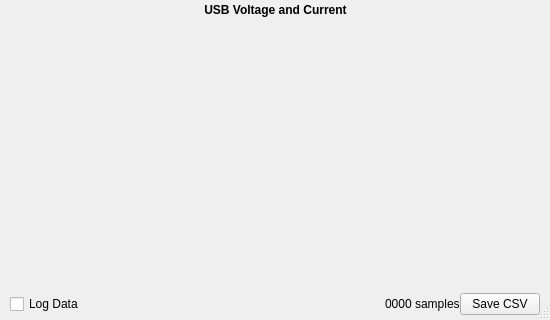
<?xml version="1.0" encoding="UTF-8"?>
<ui version="4.0">
 <class>PlotWindow</class>
 <widget class="QDialog" name="PlotWindow">
  <property name="geometry">
   <rect>
    <x>0</x>
    <y>0</y>
    <width>550</width>
    <height>320</height>
   </rect>
  </property>
  <property name="minimumSize">
   <size>
    <width>320</width>
    <height>320</height>
   </size>
  </property>
  <property name="windowTitle">
   <string>HubTool: Voltage and Current</string>
  </property>
  <property name="sizeGripEnabled">
   <bool>true</bool>
  </property>
  <layout class="QGridLayout" name="gridLayout" rowstretch="0">
   <property name="leftMargin">
    <number>0</number>
   </property>
   <property name="topMargin">
    <number>0</number>
   </property>
   <property name="rightMargin">
    <number>0</number>
   </property>
   <property name="bottomMargin">
    <number>0</number>
   </property>
   <property name="verticalSpacing">
    <number>0</number>
   </property>
   <item row="0" column="0">
    <layout class="QVBoxLayout" name="verticalLayout" stretch="0,0">
     <property name="spacing">
      <number>0</number>
     </property>
     <item>
      <widget class="QCustomPlot" name="plotWidget" native="true">
       <layout class="QGridLayout" name="gridLayout_4">
        <property name="leftMargin">
         <number>10</number>
        </property>
        <property name="topMargin">
         <number>0</number>
        </property>
        <property name="rightMargin">
         <number>10</number>
        </property>
        <property name="bottomMargin">
         <number>5</number>
        </property>
        <property name="spacing">
         <number>0</number>
        </property>
        <item row="1" column="1">
         <spacer name="verticalSpacer">
          <property name="orientation">
           <enum>Qt::Vertical</enum>
          </property>
          <property name="sizeHint" stdset="0">
           <size>
            <width>20</width>
            <height>40</height>
           </size>
          </property>
         </spacer>
        </item>
        <item row="0" column="0">
         <spacer name="titleLeftHorizontalSpacer">
          <property name="orientation">
           <enum>Qt::Horizontal</enum>
          </property>
          <property name="sizeHint" stdset="0">
           <size>
            <width>40</width>
            <height>20</height>
           </size>
          </property>
         </spacer>
        </item>
        <item row="0" column="1">
         <widget class="QLabel" name="titleText">
          <property name="midLineWidth">
           <number>0</number>
          </property>
          <property name="text">
           <string>&lt;html&gt;&lt;head/&gt;&lt;body&gt;&lt;p&gt;&lt;span style=&quot; font-weight:600;&quot;&gt;USB Voltage and Current&lt;/span&gt;&lt;/p&gt;&lt;/body&gt;&lt;/html&gt;</string>
          </property>
          <property name="alignment">
           <set>Qt::AlignCenter</set>
          </property>
         </widget>
        </item>
        <item row="0" column="2">
         <spacer name="titleRightHorizontalSpacer">
          <property name="orientation">
           <enum>Qt::Horizontal</enum>
          </property>
          <property name="sizeHint" stdset="0">
           <size>
            <width>40</width>
            <height>20</height>
           </size>
          </property>
         </spacer>
        </item>
       </layout>
      </widget>
     </item>
     <item>
      <layout class="QHBoxLayout" name="bottomLeftHorizontalLayout">
       <property name="spacing">
        <number>0</number>
       </property>
       <property name="leftMargin">
        <number>10</number>
       </property>
       <property name="topMargin">
        <number>0</number>
       </property>
       <property name="rightMargin">
        <number>10</number>
       </property>
       <property name="bottomMargin">
        <number>5</number>
       </property>
       <item>
        <widget class="QCheckBox" name="logDataCheckBox">
         <property name="text">
          <string>Log Data</string>
         </property>
         <property name="iconSize">
          <size>
           <width>10</width>
           <height>10</height>
          </size>
         </property>
         <property name="checked">
          <bool>false</bool>
         </property>
        </widget>
       </item>
       <item>
        <spacer name="horizontalSpacer">
         <property name="orientation">
          <enum>Qt::Horizontal</enum>
         </property>
         <property name="sizeHint" stdset="0">
          <size>
           <width>40</width>
           <height>20</height>
          </size>
         </property>
        </spacer>
       </item>
       <item>
        <widget class="QLabel" name="sampleCountLabel">
         <property name="text">
          <string>0000 samples</string>
         </property>
         <property name="margin">
          <number>5</number>
         </property>
        </widget>
       </item>
       <item>
        <widget class="QPushButton" name="saveCsvButton">
         <property name="sizePolicy">
          <sizepolicy hsizetype="Minimum" vsizetype="Fixed">
           <horstretch>0</horstretch>
           <verstretch>0</verstretch>
          </sizepolicy>
         </property>
         <property name="text">
          <string>Save CSV</string>
         </property>
         <property name="autoRepeatDelay">
          <number>303</number>
         </property>
         <property name="autoDefault">
          <bool>false</bool>
         </property>
        </widget>
       </item>
      </layout>
     </item>
    </layout>
   </item>
  </layout>
 </widget>
 <customwidgets>
  <customwidget>
   <class>QCustomPlot</class>
   <extends>QWidget</extends>
   <header>qcustomplot.h</header>
   <container>1</container>
  </customwidget>
 </customwidgets>
 <resources/>
 <connections/>
</ui>
